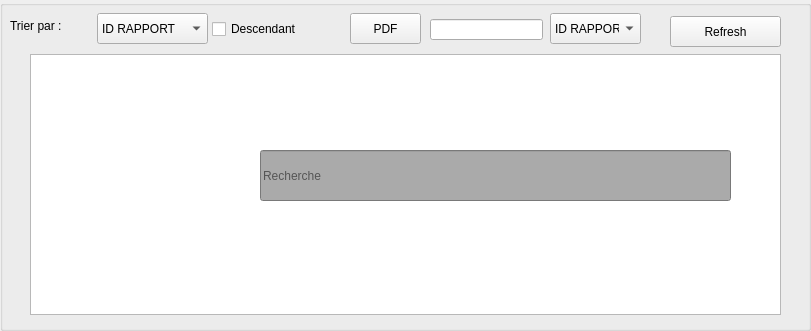
     <widget class="QGroupBox" name="groupBox_affichage">
      <property name="geometry">
       <rect>
        <x>10</x>
        <y>20</y>
        <width>811</width>
        <height>331</height>
       </rect>
      </property>
      <property name="title">
       <string/>
      </property>
      <widget class="QLabel" name="label_31">
       <property name="geometry">
        <rect>
         <x>10</x>
         <y>18</y>
         <width>91</width>
         <height>16</height>
        </rect>
       </property>
       <property name="text">
        <string>Trier par :</string>
       </property>
      </widget>
      <widget class="QComboBox" name="comboBox_trie">
       <property name="geometry">
        <rect>
         <x>97</x>
         <y>13</y>
         <width>111</width>
         <height>31</height>
        </rect>
       </property>
       <item>
        <property name="text">
         <string>ID RAPPORT</string>
        </property>
       </item>
       <item>
        <property name="text">
         <string>OBJET</string>
        </property>
       </item>
       <item>
        <property name="text">
         <string>ID AUDITEUR</string>
        </property>
       </item>
       <item>
        <property name="text">
         <string>DATE DE CREATION</string>
        </property>
       </item>
       <item>
        <property name="text">
         <string>RESULTAT</string>
        </property>
       </item>
       <item>
        <property name="text">
         <string>RECOMMENDATION</string>
        </property>
       </item>
       <item>
        <property name="text">
         <string>NOM ENTREPRISE</string>
        </property>
       </item>
      </widget>
      <widget class="QCheckBox" name="checkBox">
       <property name="geometry">
        <rect>
         <x>212</x>
         <y>19</y>
         <width>111</width>
         <height>20</height>
        </rect>
       </property>
       <property name="text">
        <string>Descendant</string>
       </property>
      </widget>
      <widget class="QTableView" name="tableView">
       <property name="geometry">
        <rect>
         <x>30</x>
         <y>54</y>
         <width>751</width>
         <height>261</height>
        </rect>
       </property>
       <property name="cursor" stdset="0">
        <cursorShape>PointingHandCursor</cursorShape>
       </property>
      </widget>
      <widget class="QPushButton" name="pushButton_afficher">
       <property name="geometry">
        <rect>
         <x>670</x>
         <y>16</y>
         <width>111</width>
         <height>31</height>
        </rect>
       </property>
       <property name="styleSheet">
        <string notr="true"/>
       </property>
       <property name="text">
        <string>Refresh</string>
       </property>
      </widget>
      <widget class="QPushButton" name="pushButton_pdf">
       <property name="geometry">
        <rect>
         <x>350</x>
         <y>13</y>
         <width>71</width>
         <height>31</height>
        </rect>
       </property>
       <property name="text">
        <string>PDF</string>
       </property>
      </widget>
      <widget class="QLineEdit" name="lineEdit_pdf">
       <property name="geometry">
        <rect>
         <x>430</x>
         <y>19</y>
         <width>113</width>
         <height>21</height>
        </rect>
       </property>
      </widget>
      <widget class="QLineEdit" name="rech">
       <property name="geometry">
        <rect>
         <x>260</x>
         <y>150</y>
         <width>471</width>
         <height>51</height>
        </rect>
       </property>
       <property name="styleSheet">
        <string notr="true">background-color: rgb(170, 170, 170);
</string>
       </property>
       <property name="text">
        <string/>
       </property>
       <property name="placeholderText">
        <string>Recherche</string>
       </property>
       <property name="clearButtonEnabled">
        <bool>true</bool>
       </property>
      </widget>
      <widget class="QComboBox" name="comboBox_rech">
       <property name="geometry">
        <rect>
         <x>550</x>
         <y>13</y>
         <width>91</width>
         <height>31</height>
        </rect>
       </property>
       <item>
        <property name="text">
         <string>ID RAPPORT</string>
        </property>
       </item>
       <item>
        <property name="text">
         <string>OBJET</string>
        </property>
       </item>
       <item>
        <property name="text">
         <string>ID AUDITEUR</string>
        </property>
       </item>
       <item>
        <property name="text">
         <string>DATE CREATION</string>
        </property>
       </item>
       <item>
        <property name="text">
         <string>RESULTAT</string>
        </property>
       </item>
       <item>
        <property name="text">
         <string>RECOMMENDATION</string>
        </property>
       </item>
       <item>
        <property name="text">
         <string>NOM ENTREPRISE</string>
        </property>
       </item>
      </widget>
     </widget>
